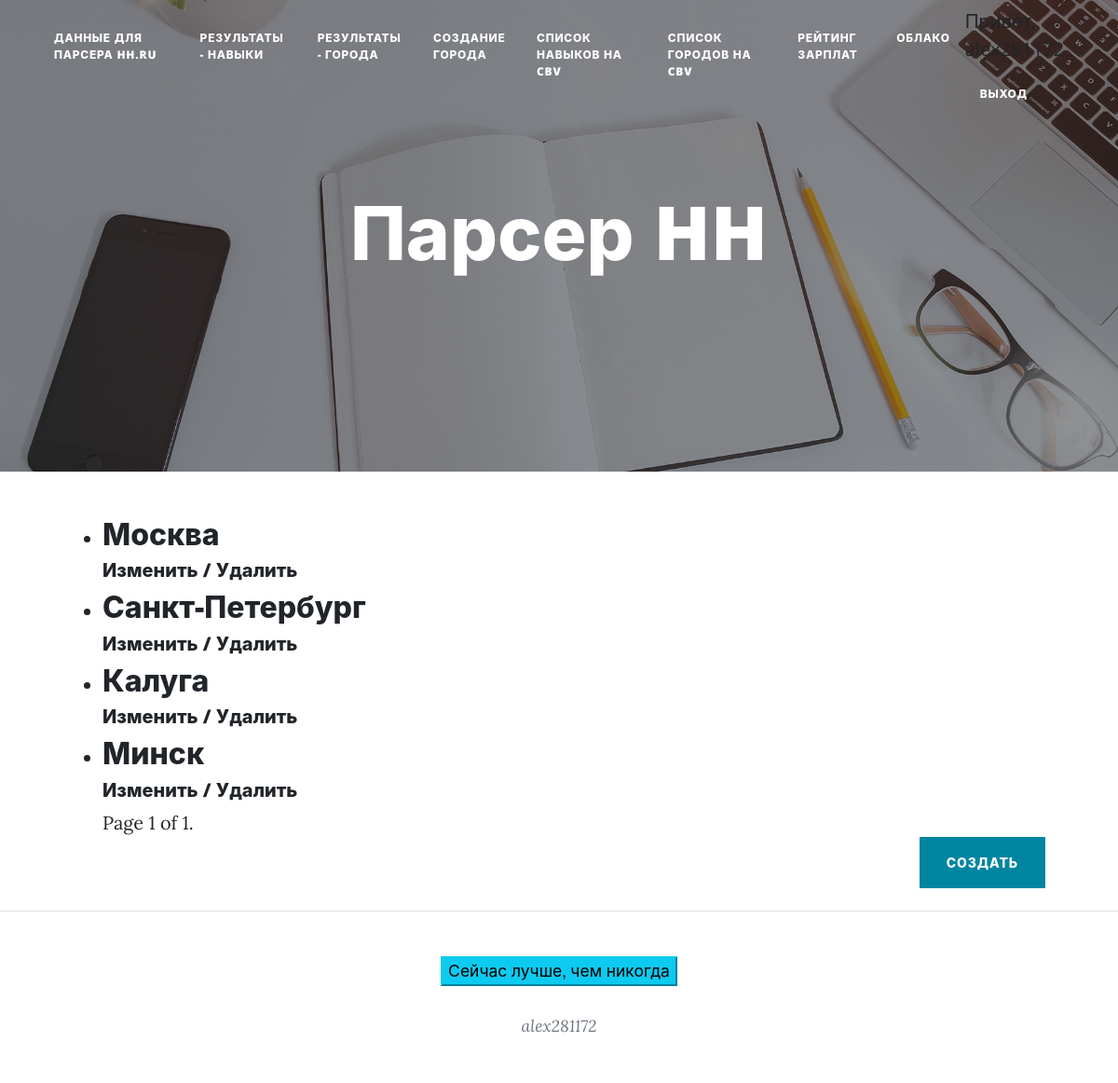
The app's page /city_list/ (signed in), older data.
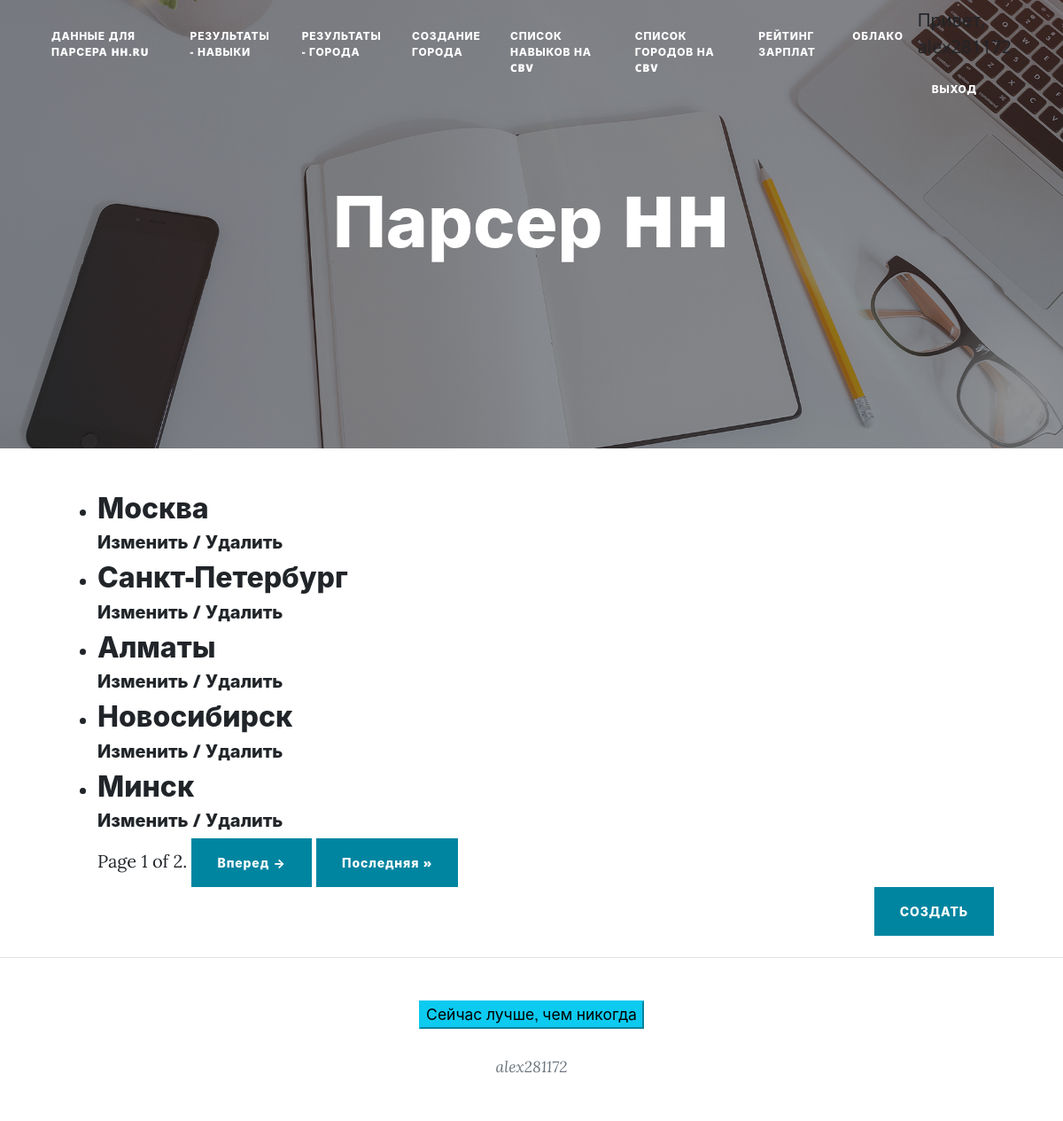
The same page, newer data.
### parserhhapp/models.py (models this page shows, shortened)
class Cities(models.Model):
    name = models.TextField(max_length=300, verbose_name = 'город')
    percent = models.CharField(max_length=30, verbose_name = 'доля')
    count = models.CharField(max_length=30, null=True, verbose_name = 'количество')
    image = models.ImageField(upload_to='coat', null=True, blank=True, max_length=500)
    class Meta:
        verbose_name = 'city'
        verbose_name_plural = 'cities'

### parserhhapp/views.py (the view)
# urls.py: path('city_list/', views.CityListView.as_view(), name='city_list'),
class CityListView(LoginRequiredMixin, ListView):
    model = Cities
    template_name = 'parserhhapp/city_list.html'
    paginate_by = 5

### capapp/templatetags/str_extensions.py (called while the page is built)
def capitalize(inputstr):
    return inputstr.capitalize()

### parserhhapp/context_processors.py (called while the page is built)
def my_text(request):
    return {'my_text': 'Сейчас лучше, чем никогда'}

### parserhhapp/templates/parserhhapp/city_list.html (shortened to what this page needs)
{% extends 'base.html' %}
{% block content %}
    <ul>
        {% for item in object_list %}
            <li>
                <a href="{% url 'parser:city_list_detail' pk=item.pk %}">
                    <h2>
                        {{item.name}}
                        <h5>
                            <a href="{% url 'parser:city_list_update' pk=item.pk %}">
                                    Изменить
                            </a>
                            /
                            <a href="{% url 'parser:city_list_delete' pk=item.pk %}">
                                    Удалить
                            </a>
                        </h5>
                    </h2>
                </a>
            </li>
        {% endfor %}
        <div class="pagination">
            <span class="step-links">
                <span class="current">
                    Page {{ page_obj.number }} of {{ page_obj.paginator.num_pages }}.
                </span>
                {% if page_obj.has_next %}
                    <a class="btn btn-primary float-right"
                            href="?page={{ page_obj.next_page_number }}">Вперед &rarr;</a>
                    <a class="btn btn-primary float-right"
                            href="?page={{ page_obj.paginator.num_pages }}">Последняя &raquo;</a>
                {% endif %}
            </span>
        </div>
    <div class="d-flex justify-content-end mb-4"><a class="btn btn-primary text-uppercase" href="{% url 'parser:city_list_create' %}">Создать</a></div>
    </ul>
{% endblock %}

Row changes from the older to the newer data that the page shows:
removed Cities: name "Калуга"
added Cities: name "Алматы"
added Cities: name "Новосибирск"
Text that changed along with them:
{{ page_obj.paginator.num_pages }}: "1" → "2"
text now shown: "Вперед → Последняя »"
